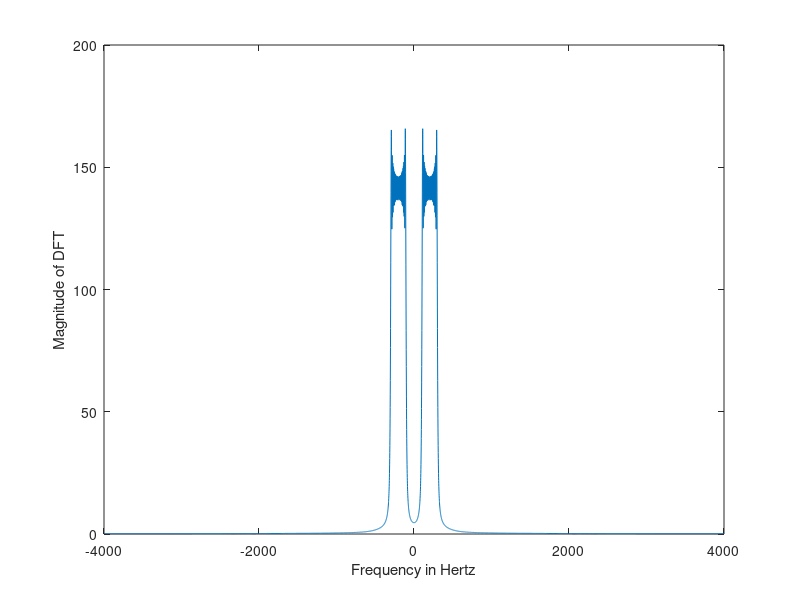

MATLAB code for this plot:
%Chirp Sound.
t = [0:1/8000:8191/8000];
x = sin(2*pi*100*t + 2*pi*100*(t.*t));
carrier = sin(2*pi*1000*t);
y = carrier.*x;
z = carrier.*y

%Demodulation with a 5-th order butter filter for fine tuning.
freqRatio = 500/4000;
[B, A] = butter(5, freqRatio);
[H,W] = freqz(B,A,512);
w = filter(B,A,z);
W = fft(w);
Wsymmetric = [W(4097:8192), W(1:4096)];
p = length(w);
fs = 8000;
symmetricFreqs = [-fs/2:fs/p:(fs/2)-(fs/p)];
plot(symmetricFreqs, abs(Wsymmetric));
xlabel('Frequency in Hertz');
ylabel('Magnitude of DFT');
